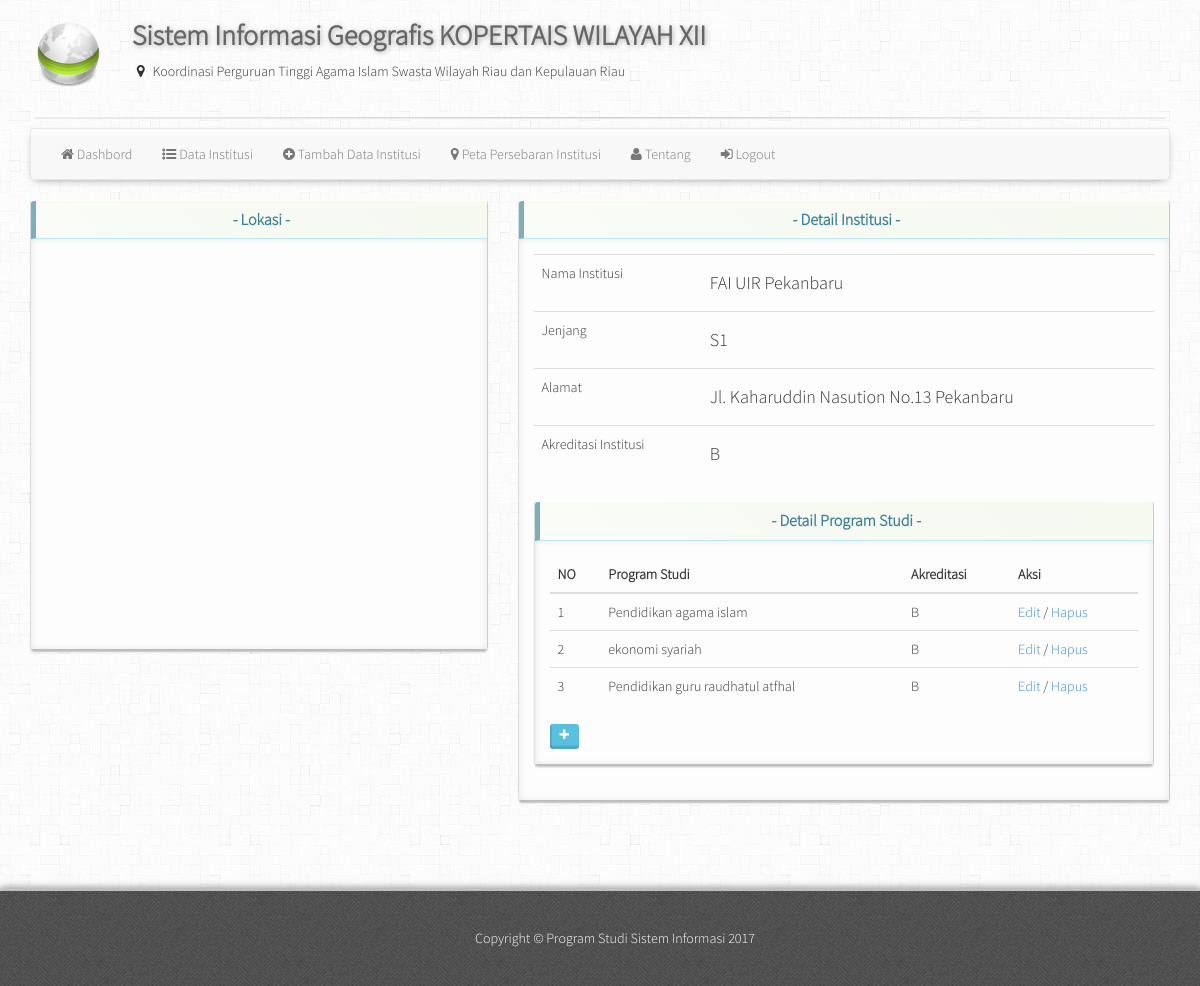
Page /admin/detail.php?id=7 (signed in) on the committed database.
### tables this page shows
CREATE TABLE IF NOT EXISTS `data_ps` (
`id_ps` int(11) NOT NULL,
  `id_ptais` int(11) NOT NULL,
  `program_studi` varchar(100) NOT NULL,
  `akreditasi` varchar(100) NOT NULL
);

### admin/ambildata_id.php (called while the page is built, shortened)
<?php
$Q = mysql_query("SELECT * FROM data_ptais where id_ptais=".$id)or die(mysql_error());
if($Q){
 $posts = array();
      if(mysql_num_rows($Q))
      {
             while($post = mysql_fetch_assoc($Q)){
                     $posts[] = $post;
             }
      }
      $data = json_encode(array('results'=>$posts));
}
?>

### admin/detail.php (the view, shortened to what this page needs)
<?php
$id = $_GET['id'];
include_once "ambildata_id.php";
$obj = json_decode($data);
$nptais="";
$ap="";
$jenjang="";
$alamat="";
foreach($obj->results as $item){
  $nptais.=$item->nama_ptais;
  $ap.=$item->akreditasi_ptais;
  $jenjang.=$item->jenjang;
  $alamat.=$item->alamat_ptais;
}
include_once "header.php"; ?>
      <div class="row">
      <div class="col-md-5">
          <div class="panel panel-info panel-dashboard">
            <div class="panel-heading centered">
              <h2 class="panel-title"><strong> - Lokasi - </strong></h4>
            </div>
            <div class="panel-body">
              <div id="map-canvas" style="width:100%;height:380px;"></div>
            </div>
          </div>
        </div>
        <div class="col-md-7">
          <div class="panel panel-info panel-dashboard">
            <div class="panel-heading centered">
              <h2 class="panel-title"><strong> - Detail Institusi - </strong></h4>
            </div>
            <div class="panel-body">
             <table id="detail" class="table">
                 <td>Nama Institusi</td>
                 <td><h4><?php echo $nptais ?></h4></td>
               <tr>
                 <td>Jenjang</td>
                 <td><h4><?php echo $jenjang ?></h4></td>
               </tr>
               <tr>
                 <td>Alamat</td>
                 <td><h4><?php echo $alamat ?></h4></td>
               </tr>
               <tr>
                 <td>Akreditasi Institusi</td>
                 <td><h4><?php echo $ap ?></h4></td>
               </tr>
</table>
		<div class="panel panel-info panel-dashboard">
            <div class="panel-heading centered">
              <h2 class="panel-title"><strong> - Detail Program Studi - </strong></h4>
            </div>
            <div class="panel-body">
             <table class="table">
                                    <thead>
                                        <tr>
                                            <th>NO</th>
                                            <th>Program Studi</th>
                                            <th>Akreditasi</th>
                                            <th>Aksi</th>
                                        </tr>
                                    </thead>
                                    <tbody>
                                    <?php
                                    $id = $_GET['id'];
                                    $show = mysql_query("SELECT * FROM data_ps WHERE id_ptais = '$id'");
                                    if(mysql_num_rows($show) == 0){
                                        echo '<tr><td colspan="6">Tidak ada data gan!</td></tr>';
                                    }else{
                                        $no = 1;
                                            while ($data=mysql_fetch_array($show)) {
                                            echo '<tr>';
                                                echo '<td>'.$no.'</td>';
                                                echo '<td>'.$data['program_studi'].'</td>';
                                                echo '<td>'.$data['akreditasi'].'</td>';
                                                echo '<td>
                                                <a href=edit_studi.php?id='.$data['id_ps'].'>Edit</a> /
                                                <a href="delete_studi.php?id='.$data['id_ps'].'" onclick="return confirm(\'Anda ingin menghapus data?\')">Hapus</a></td>';
                                            echo '</tr>';
                                            $no++;
                                        }
                                    }
                                    ?>
                                    </tbody>
                                </table>
<td class="ctr">
		<div class="btn-group">
				<a target="_blank" class="btn btn-info btn-sm" href="add_studi.php?id=<?php echo $id ?>" rel="tooltip" data-original-title="Lihat File" data-placement="top" class="btn btn-primary">
					  <i class="fa fa-plus" aria-hidden="true"></i> </a>&nbsp;
                  </div>
                  </div>
            </div>
            </div>
          </div>
        </div>
      </div>
    </div>
    <?php include_once "footer.php"; ?>

### admin/css/style.css (style rules this page uses)
body { background: url("../img/background.png"); font-family: sistem; }
.btn { border: 0; border-bottom: 0; border-left: 0; font-weight: '900'; box-shadow: inset 0 -3.2px rgba(0, 0, 0, 0.12), inset 2px 0 rgba(0, 0, 0, 0.1); outline: none; -webkit-outline: none; -o-outline: none; -moz-outline: none; }
.btn-sm { padding-top: 1.5px; }
.centered { width: 100%; text-align: center; }
.panel-dashboard { border-top: 1px solid #fff; border-left: 1px solid #ddd; border-right: 1px solid #ccc; border-bottom: 1px solid #bbb; box-shadow: 0px 3px 2px -1px #BEBEBE; }
.panel-dashboard>.panel-heading { border-left: 5px solid #7DAFBB; color: #3C7E92; font-weight: bold; background: #f9fcf7; background: -moz-linear-gradient(45deg, #f9fcf7 0%, #f5f9f0 100%); background: -webkit-gradient(linear, left bottom, right top, color-stop(0%, #f9fcf7), color-stop(100%, #f5f9f0)); background: -webkit-linear-gradient(45deg, #f9fcf7 0%, #f5f9f0 100%); background: -o-linear-gradient(45deg, #f9fcf7 0%, #f5f9f0 100%); background: -ms-linear-gradient(45deg, #f9fcf7 0%, #f5f9f0 100%); background: linear-gradient(45deg, #f9fcf7 0%, #f5f9f0 100%); filter: progid:DXImageTransform.Microsoft.gradient( startColorstr='#f9fcf7', endColorstr='#f5f9f0', GradientType=1 ); }
.panel-dashboard>.panel-body { background: #fdfdfd; box-shadow: 0px 0px 10px -2px #ddd inset; }

### rows in the picture
data_ps: program_studi "Pendidikan agama islam", akreditasi "B"
data_ps: program_studi "ekonomi syariah", akreditasi "B"
data_ps: program_studi "Pendidikan guru raudhatul atfhal", akreditasi "B"

### other values in the picture
$nptais "FAI UIR Pekanbaru"
$jenjang "S1"
$alamat "Jl. Kaharuddin Nasution No.13 Pekanbaru"
$ap "B"
